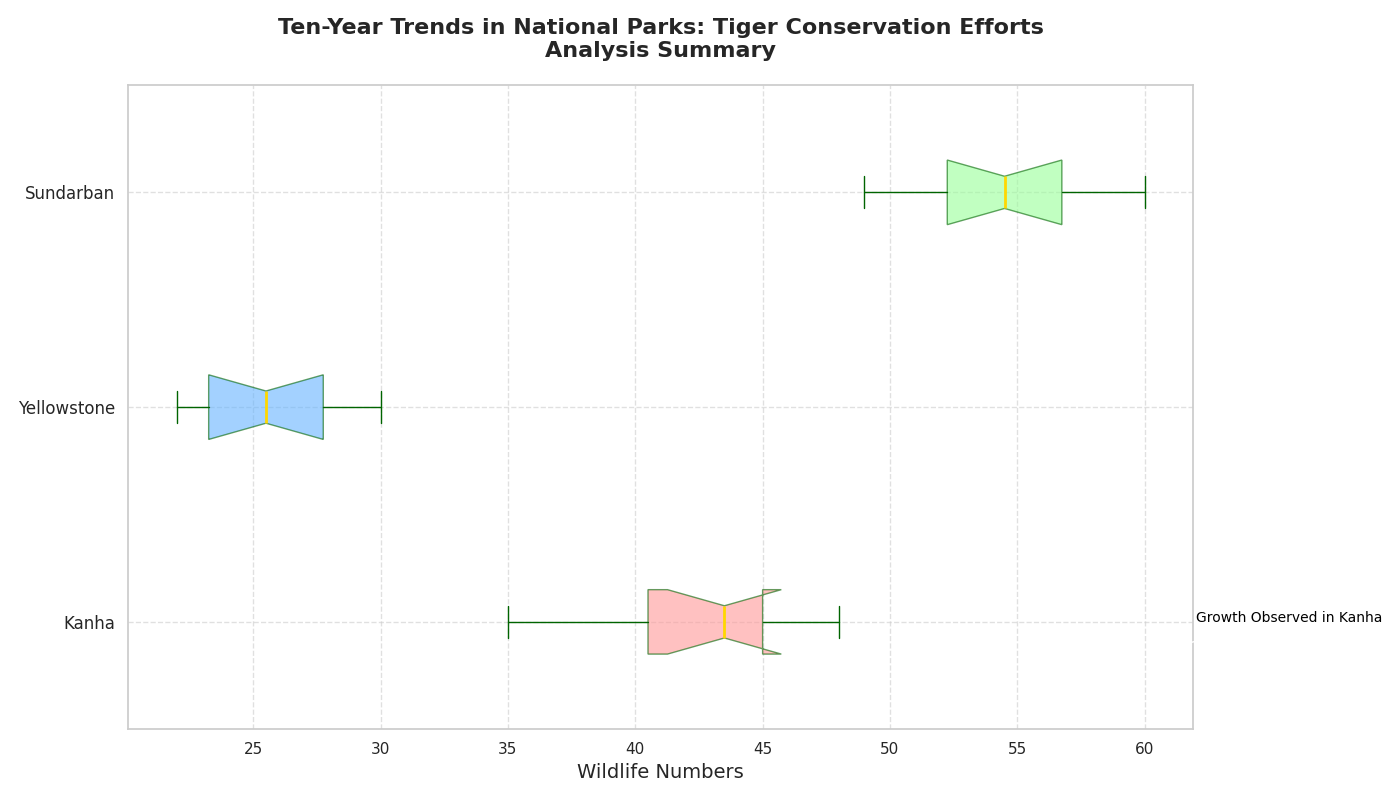

The Python source for this figure:
import matplotlib.pyplot as plt

populations_yellowstone = [35, 40, 45, 42, 38, 44, 47, 48, 43, 45]
populations_sundarban = [23, 25, 26, 24, 22, 23, 27, 29, 28, 30]
populations_kanha = [51, 49, 52, 54, 53, 55, 57, 56, 59, 60]

# Removed Bandipur data
parks = ['Kanha', 'Yellowstone', 'Sundarban']
populations_data = [populations_yellowstone, populations_sundarban, populations_kanha]  # Reordered

plt.figure(figsize=(14, 8))
boxplot = plt.boxplot(populations_data, vert=False, patch_artist=True, notch=True,
            boxprops=dict(facecolor='lightgreen', color='darkgreen', alpha=0.6),
            capprops=dict(color='darkgreen'),
            whiskerprops=dict(color='darkgreen'),
            flierprops=dict(marker='o', color='red', alpha=0.5),
            medianprops=dict(color='gold', linewidth=2))

# Adjusted color set for three groups
colors = ['#ff9999', '#66b3ff', '#99ff99']
for patch, color in zip(boxplot['boxes'], colors):
    patch.set_facecolor(color)

plt.yticks([1, 2, 3], parks, fontsize=12)
plt.xlabel('Wildlife Numbers', fontsize=14)
plt.title('Ten-Year Trends in National Parks: Tiger Conservation Efforts\nAnalysis Summary',
          fontsize=16, weight='bold', pad=20)

plt.annotate('Growth Observed in Kanha', xy=(60, 0.85), xytext=(62, 1),
             arrowprops=dict(facecolor='black', arrowstyle='->'),
             fontsize=10, color='black')

plt.grid(True, linestyle='--', alpha=0.6)
plt.tight_layout()

plt.show()
